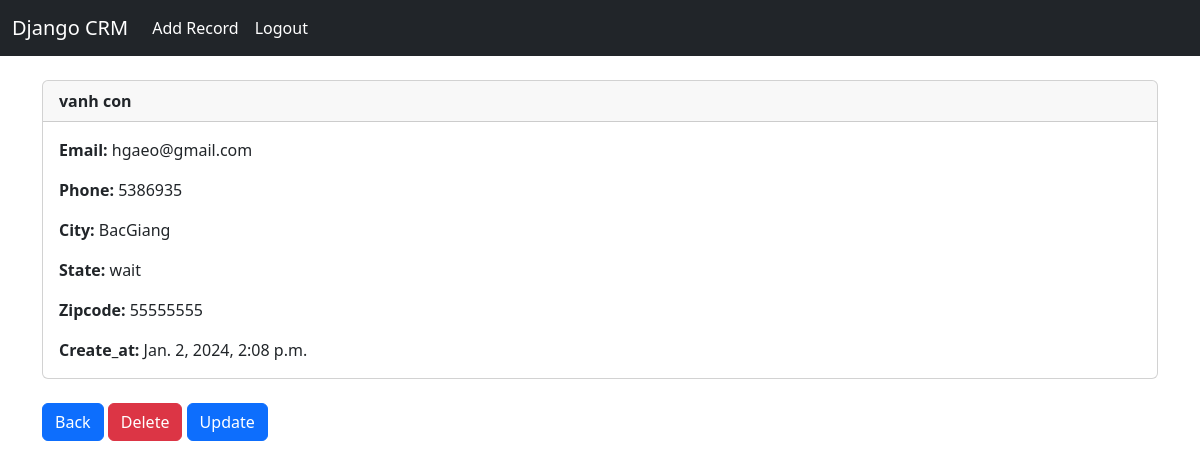
The app's page /record/5 (signed in) with its own data.
### website/models.py (models this page shows, shortened)
class Record(models.Model):
    create_at = models.DateTimeField(auto_now_add = True)
    first_name = models.CharField(max_length = 100)
    last_name = models.CharField(max_length = 100)
    email = models.CharField(max_length = 150)
    phone = models.CharField(max_length = 12)
    city = models.CharField(max_length = 100)
    state = models.CharField(max_length = 30)
    Zipcode = models.CharField(max_length = 30)

### website/views.py (the view)
# urls.py: path('record/<int:pk>',views.customer_record,name='record'),
def customer_record(request, pk = None):
    if request.user.is_authenticated:
        customer_record = Record.objects.get(pk=pk)
        return render(request, 'record.html',{'customer_record':customer_record})
    else:
        messages.success(request,'You must login to view this page')
        return redirect('login')

### website/templates/record.html
{%extends 'base.html'%}
{% block context %}
    <div class="card">
        <div class="card-header">
          <strong>{{customer_record.first_name}} {{customer_record.last_name}}</strong>
        </div>
        <div class="card-body">
          <p class="card-text">
            <strong>Email:</strong>
            {{customer_record.email}}
          </p>
          <p class="card-text">
            <strong>Phone:</strong>
            {{customer_record.phone}}
          </p>
          <p class="card-text">
            <strong>City:</strong>
            {{customer_record.city}}
          </p>
          <p class="card-text">
            <strong>State:</strong>
            {{customer_record.state}}
          </p>
          <p class="card-text">
            <strong>Zipcode:</strong>
            {{customer_record.Zipcode}}
          </p>
          <p class="card-text">
            <strong>Create_at:</strong>
            {{customer_record.create_at}}
          </p>
        </div>
      </div>
      <br>
      <a href="{% url 'home' %}" class="btn btn-primary">Back</a>
      <a href="{% url 'delete_record' customer_record.id %}" class="btn btn-danger">Delete</a>
      <a href="{% url 'update_record' customer_record.id %}" class="btn btn-primary">Update</a>
{% endblock %}

### records on screen
Record: first_name "vanh", last_name "con", email "hgaeo@gmail.com", phone "5386935", city "BacGiang", state "wait", Zipcode "55555555", create_at "Jan. 2, 2024, 2:08 p.m."
